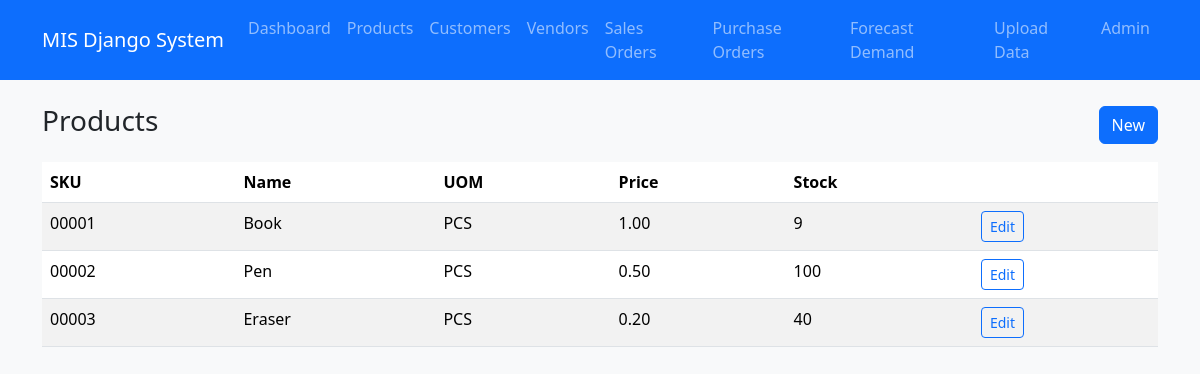
/products/, run on an earlier commit of the app's database.
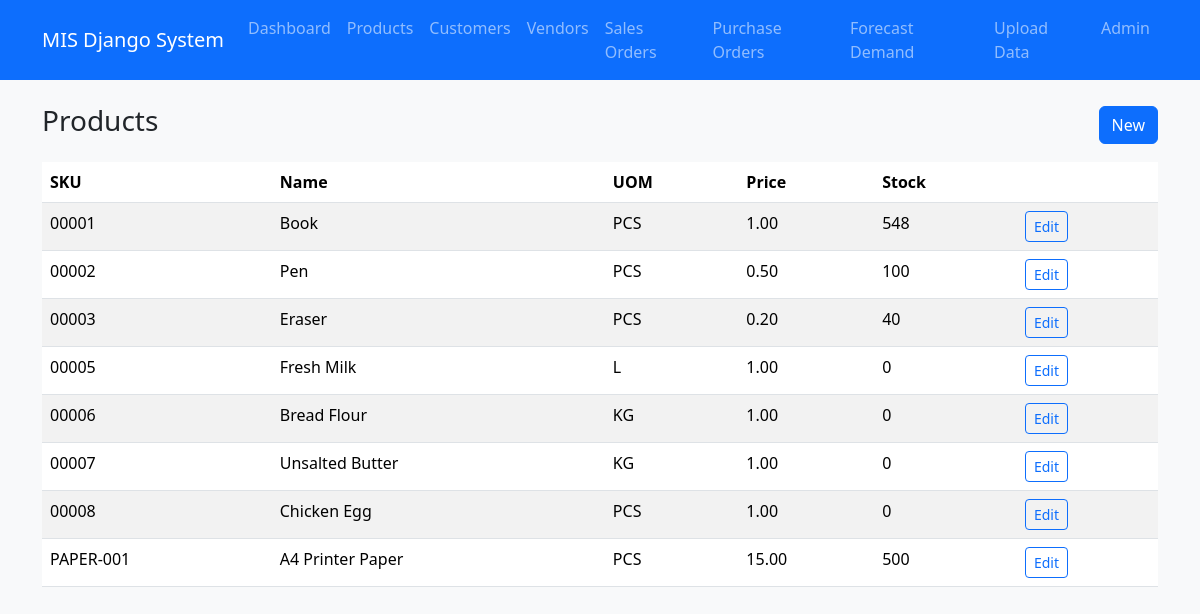
And on a later commit of the database.
### core/models.py (models this page shows, shortened)
class Product(models.Model):
    UOM_CHOICES = [
        ('PCS', 'PCS'),
        ('KG', 'KG'),
        ('L', 'L'),
        ('Unit', 'Unit'),
    ]
    name = models.CharField(max_length=150)
    sku = models.CharField(max_length=50, unique=True)
    uom = models.CharField(max_length=10, choices=UOM_CHOICES, default='PCS')
    price = models.DecimalField(max_digits=10, decimal_places=2)
    stock_qty = models.PositiveIntegerField(default=0)

### core/views.py (the view)
# urls.py: path("products/", views.product_list, name="product_list"),
def product_list(request):
    products = Product.objects.order_by("sku")
    return render(request, "core/product_list.html", {"products": products})

### core/templates/core/product_list.html
{% extends "core/base.html" %}
{% block content %}
<div class="d-flex justify-content-between align-items-center mb-3">
  <h3>Products</h3>
  <a class="btn btn-primary" href="{% url 'product_create' %}">New</a>
</div>
<table class="table table-striped bg-white">
  <thead>
    <tr>
      <th>SKU</th>
      <th>Name</th>
      <th>UOM</th>
      <th>Price</th>
      <th>Stock</th>
      <th></th>
    </tr>
  </thead>
  <tbody>
    {% for p in products %}
    <tr>
      <td>{{ p.sku }}</td>
      <td>{{ p.name }}</td>
      <td>{{ p.uom }}</td>
      <td>{{ p.price }}</td>
      <td>{{ p.stock_qty }}</td>
      <td><a class="btn btn-sm btn-outline-primary" href="{% url 'product_edit' p.pk %}">Edit</a></td>
    </tr>
    {% endfor %}
  </tbody>
</table>
{% endblock %}

### core/templates/core/base.html (shortened to what this page needs)
<!doctype html>
<html>
<head>
  <link href="https://cdn.jsdelivr.net/npm/bootstrap@5.3.3/dist/css/bootstrap.min.css" rel="stylesheet">
</head>
<body class="bg-light">
  <nav class="navbar navbar-expand-lg navbar-dark bg-primary">
    <div class="container">
      <a class="navbar-brand" href="{% url 'dashboard' %}">MIS Django System</a>
      <div class="navbar-nav">
        <a class="nav-link" href="{% url 'dashboard' %}">Dashboard</a>
        <a class="nav-link" href="{% url 'product_list' %}">Products</a>
        <a class="nav-link" href="{% url 'customer_list' %}">Customers</a>
        <a class="nav-link" href="{% url 'vendor_list' %}">Vendors</a>
        <a class="nav-link" href="{% url 'order_list' %}">Sales Orders</a>
        <a class="nav-link" href="{% url 'purchase_order_list' %}">Purchase Orders</a>
        <a class="nav-link" href="{% url 'forecast_dashboard' %}">Forecast Demand</a>
        <a class="nav-link" href="{% url 'admin:core_historicaldata_import' %}">Upload Data</a>
        <a class="nav-link" href="/admin/">Admin</a>
      </div>
    </div>
  </nav>
  <div class="container py-4">
    {% block content %}{% endblock %}
  </div>
</body>
</html>

What changed in the data, as far as the page shows it:
changed Product "Book": stock_qty "9" → "548"
added Product: sku "00005", name "Fresh Milk", uom "L", price "1.00", stock_qty "0"
added Product: sku "00006", name "Bread Flour", uom "KG", price "1.00", stock_qty "0"
added Product: sku "00007", name "Unsalted Butter", uom "KG", price "1.00", stock_qty "0"
added Product: sku "00008", name "Chicken Egg", uom "PCS", price "1.00", stock_qty "0"
added Product: sku "PAPER-001", name "A4 Printer Paper", uom "PCS", price "15.00", stock_qty "500"
